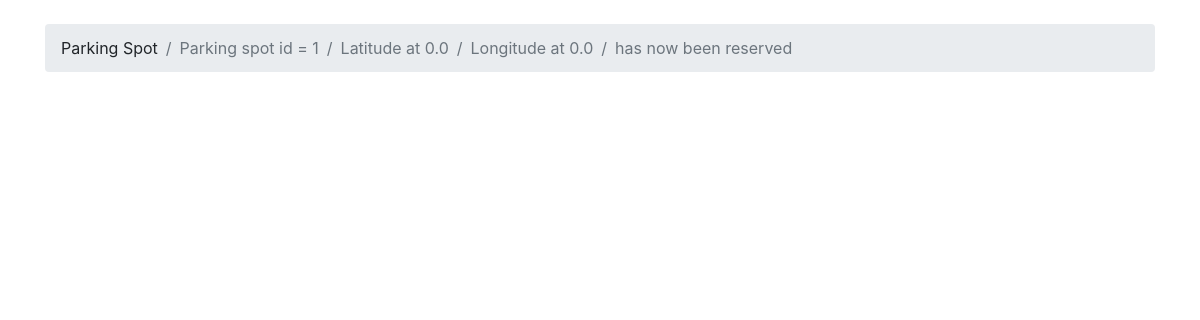
Before: /parkingspots/reserve/1/ with the older database file.
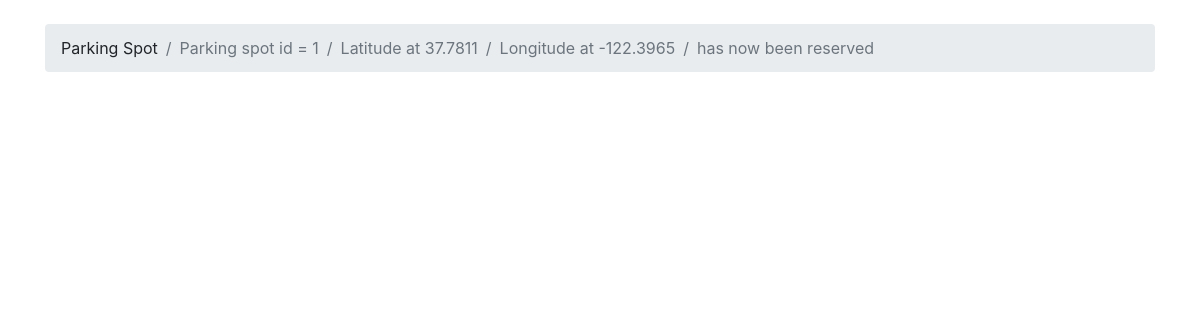
After: the same page with the newer database file.
### parking/models.py (models this page shows, shortened)
class ParkingSpot(models.Model):
    name = models.IntegerField("ID", unique=True)
    lat = models.FloatField("Latitude")
    lon = models.FloatField("Longitude")
    reserved = models.IntegerField("Reserved", default = 0)

### parking/views.py (the view)
# urls.py: url(r'^parkingspots/reserve/(?P<pk>\d+)/$', views.reserve, name='parkingspots'),
def reserve(request, pk):
    ps = ParkingSpot.objects.get(pk = pk)
    ps.reserved = 1
    ps.save()
    return render(request, 'reserve.html', {'ps':ps})

### templates/reserve.html (shortened to what this page needs)
{% load static %}<!DOCTYPE html>
<html>
  <head>
    <link rel="stylesheet" href="{% static 'css/bootstrap.min.css' %}">
  </head>
  <body>
    <div class="container">
      <ol class="breadcrumb my-4">
        <li class="breadcrumb-item">Parking Spot</li>
        <li class="breadcrumb-item active">Parking spot id = {{ ps.name }}</li>
        <li class="breadcrumb-item active">Latitude at {{ ps.lat }}</li>
        <li class="breadcrumb-item active">Longitude at {{ ps.lon }}</li>
        <li class="breadcrumb-item active">has now been reserved</li>
      </ol>
    </div>
  </body>
</html>

Changed rows visible on the page:
changed ParkingSpot: lat "0.0" → "37.7811"; lon "0.0" → "-122.3965"
